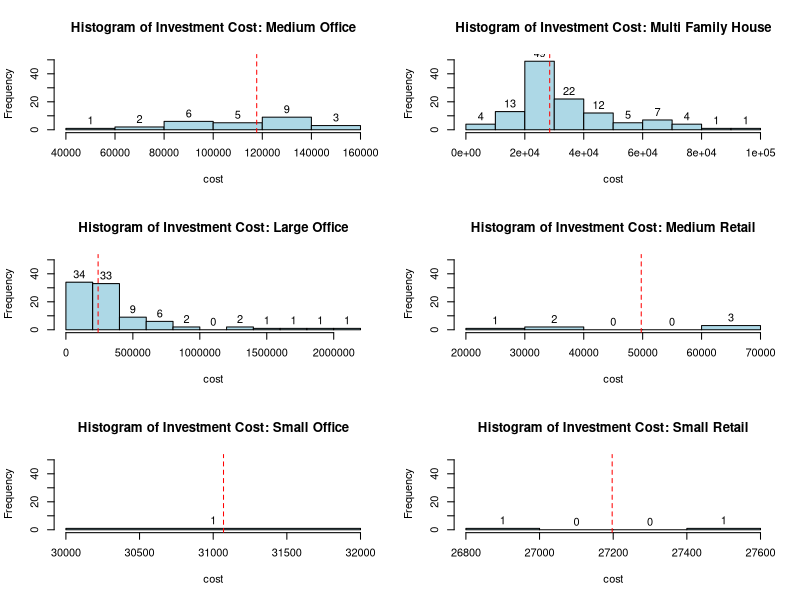
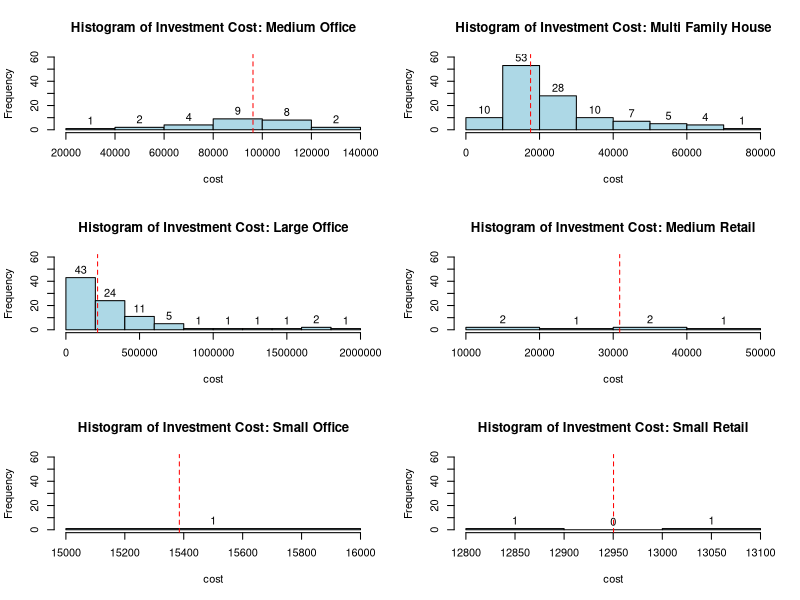
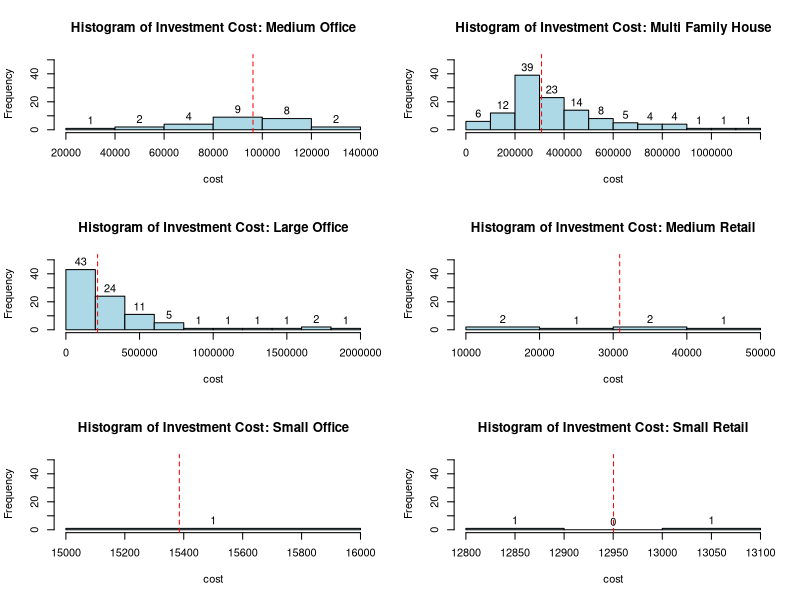
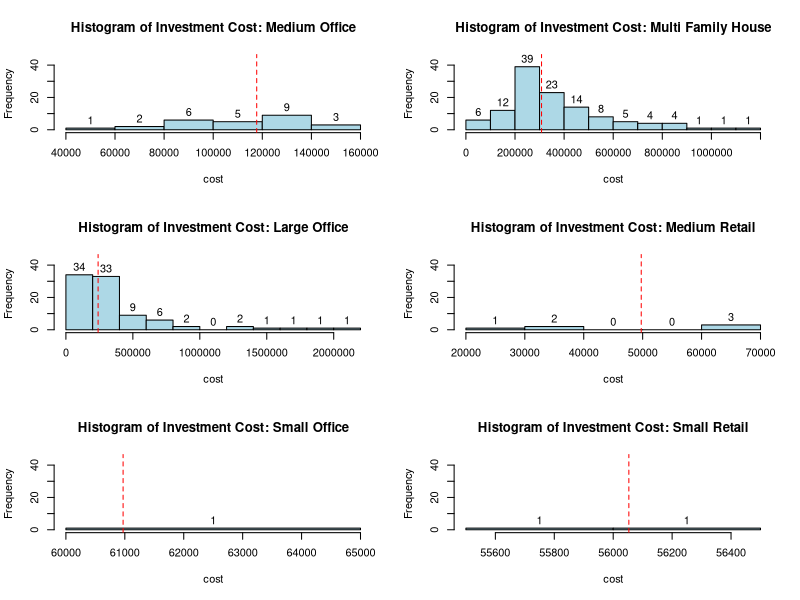
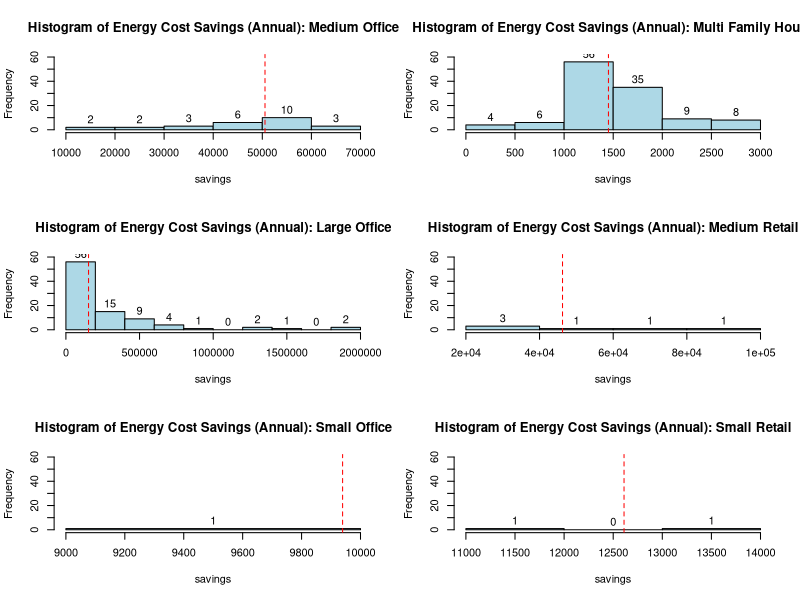
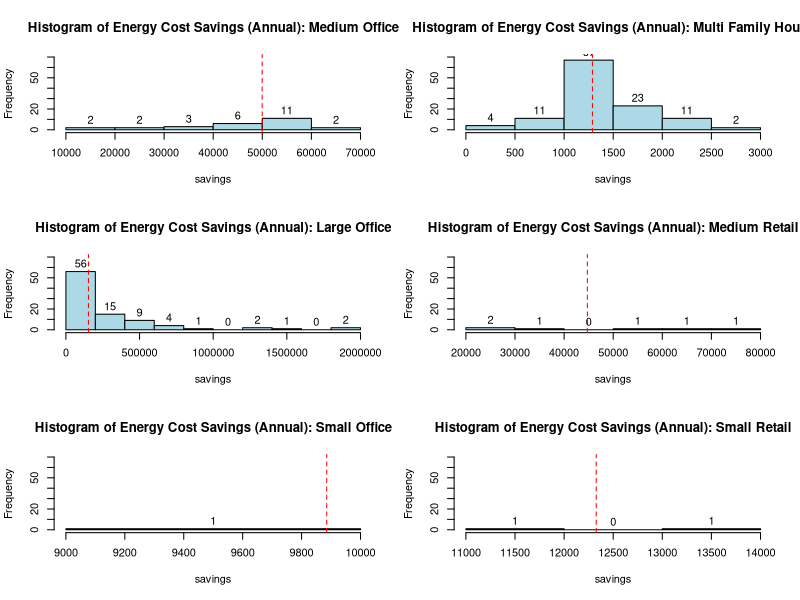
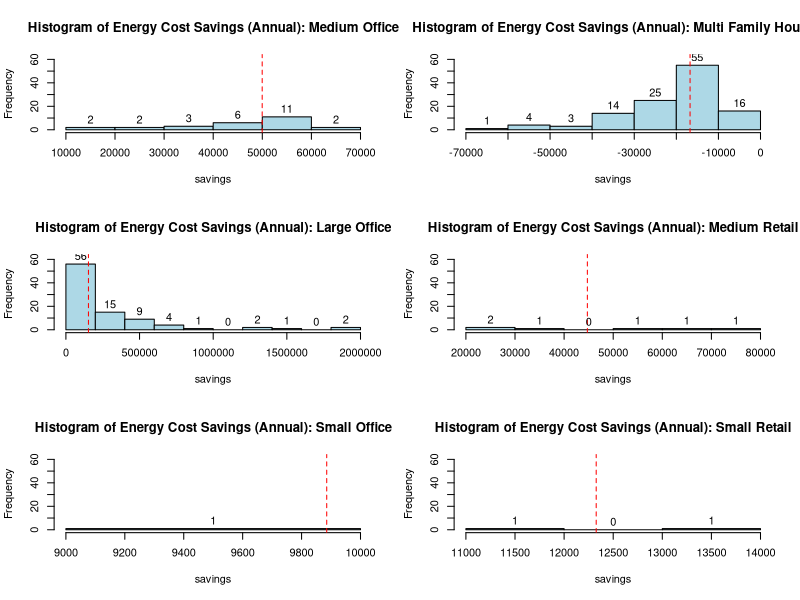
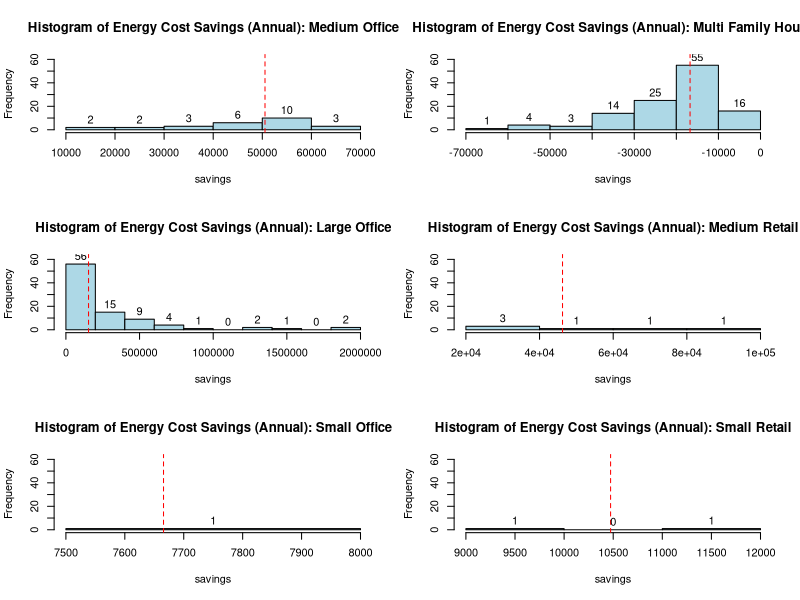

These charts were generated, in order, by the following R code:
## packages
library(ggplot2)
library(gridExtra)
library(gridGraphics)
library(ggpubr)

## setwd
setwd("C:/Users/Nick/Desktop/UCLA/Fall 2020/Sustainability Applied Project/simulation data/")

## load data
postprocessing <- read.csv("LA_HVAC_results.csv")
basic <- read.csv("Free (Basic).csv")
advanced2 <- read.csv("HVAC Elec (advanced 2) package.csv")
advanced1 <- read.csv("HVAC traditional (advanced 1) package.csv")
mid <- read.csv("MidPackage_RetrofitResults.csv")

## merge post-processing data with each simulation package
package_sims <- c("basic", "advanced1", "mid")
for (i in package_sims){
  t <- merge(get(i), postprocessing, by.x = "ubid", by.y = "LA_bid")
  assign(i, t)
  rm(t)
}

## note the post-processing does not merge with advanced 2 due to the ubid #'s rounding off
## manually merge advanced 2 using other building id
advanced2 <- merge(advanced2, postprocessing, by.x = "building.id", by.y = "citybes_id")

## histogram plots for investment costs for advanced1
bld_types <- c("Medium Office", "Multi Family House", "Large Office", "Medium Retail", "Small Office", "Small Retail")

par(mfrow=c(3,2))
m_cost <- numeric(length(bld_types))
for (i in 1:length(bld_types)){
  cost <- advanced1[advanced1$building.type == bld_types[i], "investment.cost...."]
  mc <- median(cost, na.rm = T)
  h <- hist(cost, col = "lightblue", main = paste("Histogram of Investment Cost: ", bld_types[i], sep = ""), ylim = c(0, 52))
  abline(v = mc, col = "red", lty = 2)
  text(h$mids,h$counts,labels=h$counts, adj=c(0.5, -0.5))
  m_cost[i] <- mc
}

m_cost <- data.frame(m_cost, bld_types)
plot1 <- ggplot(data=m_cost, aes(x=m_cost, y=bld_types)) + geom_bar(stat="identity", fill="lightblue") + 
  xlab("Median Investment Cost ($)") + ylab(NULL) + theme_minimal() + xlim(0, 300000) + ggtitle("HVAC traditional (advanced 1) Package") + 
  geom_text(aes(label=round(m_cost)), color = "black", hjust=-.5, size = 3) + 
  theme(plot.title = element_text(size=15), axis.title.x = element_text(size=8),)

## histogram plots for investment costs for basic
par(mfrow=c(3,2))
m_cost <- numeric(length(bld_types))
for (i in 1:length(bld_types)){
  cost <- basic[basic$building.type == bld_types[i], "investment.cost...."]
  mc <- median(cost, na.rm = T)
  h <- hist(cost, col = "lightblue", main = paste("Histogram of Investment Cost: ", bld_types[i], sep = ""), ylim = c(0, 60))
  abline(v = mc, col = "red", lty = 2)
  text(h$mids,h$counts,labels=h$counts, adj=c(0.5, -0.5))
  m_cost[i] <- mc
}

m_cost <- data.frame(m_cost, bld_types)
plot2 <- ggplot(data=m_cost, aes(x=m_cost, y=bld_types)) + geom_bar(stat="identity", fill="lightblue") + 
  xlab("Median Investment Cost ($)") + ylab(NULL) + theme_minimal() + xlim(0, 300000) + ggtitle("Basic Package") + 
  geom_text(aes(label=round(m_cost)), color = "black", hjust=-.5, size = 3) + 
  theme(plot.title = element_text(size=15), axis.title.x = element_text(size=8),)

## histogram plots for investment costs for mid package
par(mfrow=c(3,2))
m_cost <- numeric(length(bld_types))
for (i in 1:length(bld_types)){
  cost <- mid[mid$building.type == bld_types[i], "investment.cost...."]
  mc <- median(cost, na.rm = T)
  h <- hist(cost, col = "lightblue", main = paste("Histogram of Investment Cost: ", bld_types[i], sep = ""), ylim = c(0, 52))
  abline(v = mc, col = "red", lty = 2)
  text(h$mids,h$counts,labels=h$counts, adj=c(0.5, -0.5))
  m_cost[i] <- mc
}

m_cost <- data.frame(m_cost, bld_types)
plot3 <- ggplot(data=m_cost, aes(x=m_cost, y=bld_types)) + geom_bar(stat="identity", fill="lightblue") + 
  xlab("Median Investment Cost ($)") + ylab(NULL) + theme_minimal() + xlim(0, 400000) + ggtitle("Mid Package") + 
  geom_text(aes(label=round(m_cost)), color = "black", hjust=-.5, size = 3) + 
  theme(plot.title = element_text(size=15), axis.title.x = element_text(size=8),)

## histogram plots for investment costs for advanced 2 package
par(mfrow=c(3,2))
m_cost <- numeric(length(bld_types))
for (i in 1:length(bld_types)){
  cost <- advanced2[advanced2$building.type == bld_types[i], "investment.cost...."]
  mc <- median(cost, na.rm = T)
  h <- hist(cost, col = "lightblue", main = paste("Histogram of Investment Cost: ", bld_types[i], sep = ""), ylim = c(0, 45))
  abline(v = mc, col = "red", lty = 2)
  text(h$mids,h$counts,labels=h$counts, adj=c(0.5, -0.5))
  m_cost[i] <- mc
}

m_cost <- data.frame(m_cost, bld_types)
plot4 <- ggplot(data=m_cost, aes(x=m_cost, y=bld_types)) + geom_bar(stat="identity", fill="lightblue") + 
  xlab("Median Investment Cost ($)") + ylab(NULL) + theme_minimal() + xlim(0, 400000) + ggtitle("HVAC Elec (advanced 2) Package") + 
  geom_text(aes(label=round(m_cost)), color = "black", hjust=-.5, size = 3) + 
  theme(plot.title = element_text(size=15), axis.title.x = element_text(size=8),)


## Arrange plots
plot <- ggarrange(plot2, plot3, plot1, plot4, ncol = 2, nrow = 2, common.legend = T, legend = "bottom")

## save images
ggsave("Median Investment Cost by Package and Bld_type.png", plot = plot, width = 10, height = 7)









## histogram plots for annual savings for advanced1
par(mfrow=c(3,2))
m_savings <- numeric(length(bld_types))
for (i in 1:length(bld_types)){
  savings <- advanced1[advanced1$building.type == bld_types[i], "annual.energy.cost.saving...."]
  mc <- median(savings, na.rm = T)
  h <- hist(savings, col = "lightblue", main = paste("Histogram of Energy Cost Savings (Annual): ", bld_types[i], sep = ""), ylim = c(0, 60))
  abline(v = mc, col = "red", lty = 2)
  text(h$mids,h$counts,labels=h$counts, adj=c(0.5, -0.5))
  m_savings[i] <- mc
}

m_savings <- data.frame(m_savings, bld_types)
plot1 <- ggplot(data=m_savings, aes(x=m_savings, y=bld_types)) + geom_bar(stat="identity", fill="lightblue") + 
  xlab("Median Energy Savings ($)") + ylab(NULL) + theme_minimal() + xlim(0, 300000) + ggtitle("HVAC traditional (advanced 1) Package") + 
  geom_text(aes(label=round(m_savings)), color = "black", hjust=-.5, size = 3) + 
  theme(plot.title = element_text(size=15), axis.title.x = element_text(size=8),)

## histogram plots for annual savings for basic
par(mfrow=c(3,2))
m_savings <- numeric(length(bld_types))
for (i in 1:length(bld_types)){
  savings <- basic[basic$building.type == bld_types[i], "annual.energy.cost.saving...."]
  mc <- median(savings, na.rm = T)
  h <- hist(savings, col = "lightblue", main = paste("Histogram of Energy Cost Savings (Annual): ", bld_types[i], sep = ""), ylim = c(0, 70))
  abline(v = mc, col = "red", lty = 2)
  text(h$mids,h$counts,labels=h$counts, adj=c(0.5, -0.5))
  m_savings[i] <- mc
}

m_savings <- data.frame(m_savings, bld_types)
plot2 <- ggplot(data=m_savings, aes(x=m_savings, y=bld_types)) + geom_bar(stat="identity", fill="lightblue") + 
  xlab("Median Energy Savings ($)") + ylab(NULL) + theme_minimal() + xlim(0, 200000) + ggtitle("Basic Package") + 
  geom_text(aes(label=round(m_savings)), color = "black", hjust=-.5, size = 3) + 
  theme(plot.title = element_text(size=15), axis.title.x = element_text(size=8),)

## histogram plots for annual savings for mid package
par(mfrow=c(3,2))
m_savings <- numeric(length(bld_types))
for (i in 1:length(bld_types)){
  savings <- mid[mid$building.type == bld_types[i], "annual.energy.cost.saving...."]
  mc <- median(savings, na.rm = T)
  h <- hist(savings, col = "lightblue", main = paste("Histogram of Energy Cost Savings (Annual): ", bld_types[i], sep = ""), ylim = c(0, 62))
  abline(v = mc, col = "red", lty = 2)
  text(h$mids,h$counts,labels=h$counts, adj=c(0.5, -0.5))
  m_savings[i] <- mc
}

m_savings <- data.frame(m_savings, bld_types)
plot3 <- ggplot(data=m_savings, aes(x=m_savings, y=bld_types)) + geom_bar(stat="identity", fill="lightblue") + 
  xlab("Median Energy Savings ($)") + ylab(NULL) + theme_minimal() + xlim(-20000, 200000) + ggtitle("Mid Package") + 
  geom_text(aes(label=round(m_savings)), color = "black", hjust=-.5, size = 3) + 
  theme(plot.title = element_text(size=15), axis.title.x = element_text(size=8),)


## histogram plots for annual savings for advanced2 package
par(mfrow=c(3,2))
m_savings <- numeric(length(bld_types))
for (i in 1:length(bld_types)){
  savings <- advanced2[advanced2$building.type == bld_types[i], "annual.energy.cost.saving...."]
  mc <- median(savings, na.rm = T)
  h <- hist(savings, col = "lightblue", main = paste("Histogram of Energy Cost Savings (Annual): ", bld_types[i], sep = ""), ylim = c(0, 62))
  abline(v = mc, col = "red", lty = 2)
  text(h$mids,h$counts,labels=h$counts, adj=c(0.5, -0.5))
  m_savings[i] <- mc
}

m_savings <- data.frame(m_savings, bld_types)
plot4 <- ggplot(data=m_savings, aes(x=m_savings, y=bld_types)) + geom_bar(stat="identity", fill="lightblue") + 
  xlab("Median Energy Savings ($)") + ylab(NULL) + theme_minimal() + xlim(-20000, 200000) + ggtitle("HVAC Elec (advanced 2) Package") + 
  geom_text(aes(label=round(m_savings)), color = "black", hjust=-.5, size = 3) + 
  theme(plot.title = element_text(size=15), axis.title.x = element_text(size=8),)




## Arrange plots
plot <- ggarrange(plot2, plot3, plot1, plot4, ncol = 2, nrow = 2, common.legend = T, legend = "bottom")

## save images
ggsave("Median Annual Energy Savings by Package and Bld_type.png", plot = plot, width = 10, height = 7)
